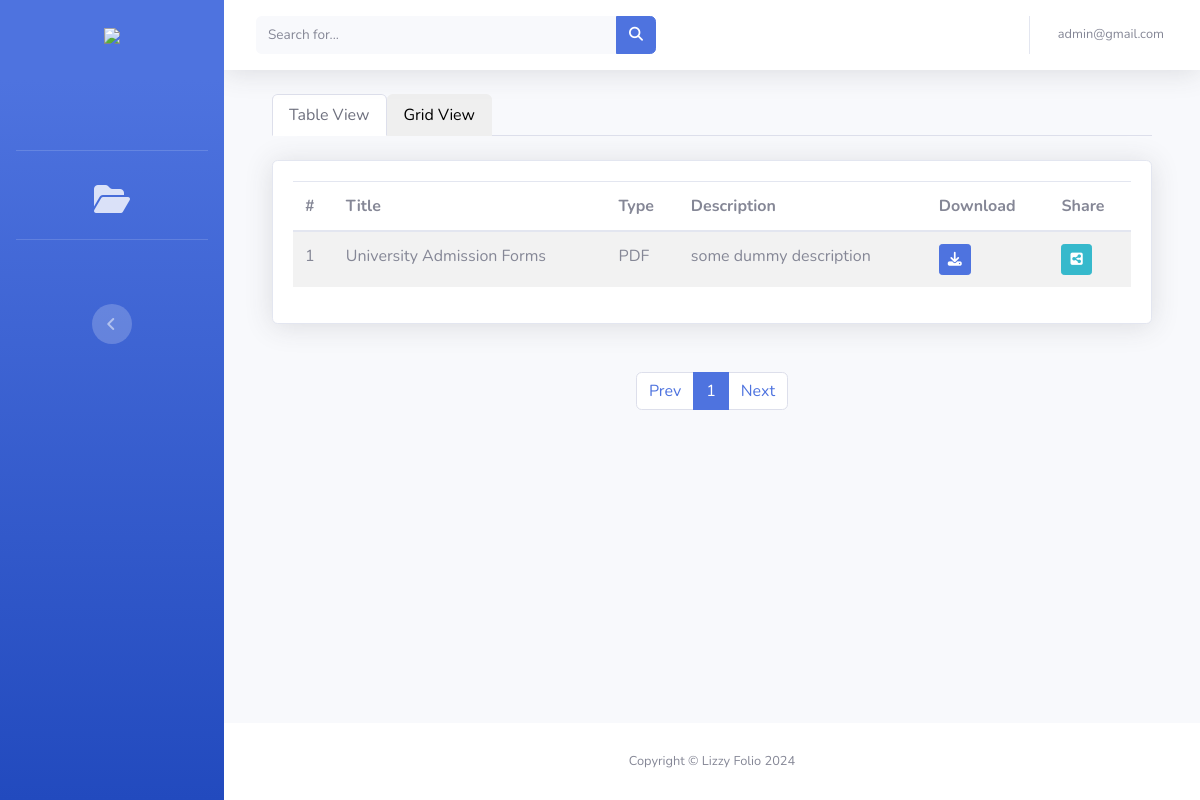
The app's page / (signed in) with its own data.
### core/models.py (models this page shows, shortened)
class CustomUser(AbstractUser):
    email = models.CharField(max_length=40, unique=True, validators=[EmailValidator(message="Email field is required")])
    USERNAME_FIELD = 'email'
    REQUIRED_FIELDS = ['username']

### adminapp/models.py (models this page shows, shortened)
class FileModel(models.Model):
    title = models.CharField(max_length=255, blank=False, null=False)
    slug = models.SlugField()
    description = models.TextField()
    upload_by = models.ForeignKey(CustomUser, on_delete=models.CASCADE, related_name='admin')
    file = models.FileField(upload_to='files/', null=True, blank=True, validators=[FileExtensionValidator(allowed_extensions=['png', 'pdf', 'jpg', 'jpeg', 'docx'])])
    download_count = models.PositiveIntegerField(default=0)
    email_count = models.PositiveIntegerField(default=0)
    created = models.DateTimeField(auto_now_add=True, auto_now=False)
    updated = models.DateTimeField(auto_now_add=False, auto_now=True)
    class Meta:
        ordering = ['-created']

### core/views.py (the view)
# urls.py: path('', view=views.indexPage, name="home"),
@login_required(login_url="login")
def indexPage(request):
    files = FileModel.objects.all()
    p = Paginator(files, 6)
    page_number = request.GET.get('page')
    try:
        page_obj = p.get_page(page_number)
    except PageNotAnInteger:
        page_obj = p.page(1)
    except EmptyPage:
        page_obj = p.page(p.num_pages)
    title = "Lizzy File Server - Home"
    context = {"title": title, "page_obj": page_obj}
    return render(request=request, template_name='home/index.html', context=context)

### core/templates/home/index.html (shortened to what this page needs)
{% extends 'base.html' %}
{% load static %}
{% block content %}
    <div class="">
        <div class="container mt-4">
            <nav>
                <div class="nav nav-tabs" id="nav-tab" role="tablist">
                  <button class="nav-link active" id="nav-home-tab" data-bs-toggle="tab" data-bs-target="#nav-home" type="button" role="tab" aria-controls="nav-home" aria-selected="true">Table View</button>
                  <button class="nav-link" id="nav-profile-tab" data-bs-toggle="tab" data-bs-target="#nav-profile" type="button" role="tab" aria-controls="nav-profile" aria-selected="false">Grid View</button>
                </div>
            </nav>
            <div class="tab-content" id="nav-tabContent">
                <div class="tab-pane fade show active" id="nav-home" role="tabpanel" aria-labelledby="nav-home-tab" tabindex="0">
                    <div class="card shadow mb-4 mt-4">
                        <div class="card-body">
                            <div class="table-responsive">
                                <table class="table table-striped" id="dataTable" width="100%" cellspacing="0">
                                    <thead>
                                        <tr>
                                            <th>#</th>
                                            <th>Title</th>
                                            <th>Type</th>
                                            <th>Description</th>
                                            <th>Download</th>
                                            <th>Share</th>
                                        </tr>
                                    </thead>
                                    <tbody>
                                        {% for file in page_obj %}
                                            <tr>
                                                <td>{{ forloop.counter }}</td>
                                                <td>{{ file.title|title }}</td>
                                                <td>{{ file.file.name|upper|slice:"-3:"}}</td>
                                                <td>{{ file.description }}</td>
                                                <td><a href="{% url 'download_file' file.id %}" class="btn btn-sm btn-primary"><i class="fa fa-download"></i></a></td>
                                                <td><a href="#" data-toggle="modal" data-target="#sendFileModal{{file.id}}" class="btn btn-info btn-sm"><i class="fa fa-share-alt-square"></i></a></td>
                                            </tr>
                                        {% empty %}
                                            <tr>
                                                <td colspan="8" class="m-4">
                                                    <h3 class="text-center text-danger" style="font-weight: bold;">No item found!</h3>
                                                </td>
                                            </tr>
                                        {% endfor %}
                                    </tbody>
                                </table>
                            </div>
                        </div>
                    </div>
                    <div class="col-12 py-3 pt-4">
                        <ul class="pagination justify-content-center">
                            {% if page_obj %}
                                {% if page_obj.has_previous %}
                                    <li class="page-item">
                                        <a href="{% url 'home' %}?page={{page_obj.previous_page_number}}" class="page-link bg-primary text-white">Prev</a>
                                    </li>
                                {% else %}
                                    <li class="page-item">
                                        <span class="page-link disabled">Prev</span>
                                    </li>
                                {% endif %}
                                {% for i in page_obj.paginator.page_range %}
                                    {% if page_obj.number == 1 %}
                                        <li class="page-item active">
                                            <a href="" class="page-link">{{i}}</a>
                                        </li>
                                    {% else %}
                                        <li class="page-item active">
                                            <a href="{% url 'home' %}?page={{ i }}" class="page-link">{{i}}</a>
                                        </li>
                                    {% endif %}
                                {% endfor %}
                                {% if page_obj.has_next %}
                                    <li class="page-item">
                                        <a href="{% url 'home' %}?page={{page_obj.next_page_number}}" class="page-link bg-primary text-white">Next</a>
                                    </li>
                                {% else %}
                                    <li class="page-item">
                                        <span class="page-link disabled">Next</span>
                                    </li>
                                {% endif %}
                            {% endif %}
                        </ul>
                    </div>
                </div>
            </div>
        </div>
    </div>
{% endblock content %}

### templates/topbar.html (shortened to what this page needs)
<nav class="navbar navbar-expand navbar-light bg-white topbar mb-4 static-top shadow">
     {% if request.user.is_superuser %}
        <form class="d-none d-sm-inline-block form-inline mr-auto ml-md-3 my-2 my-md-0 mw-100 navbar-search" action="{% url "admin-search" %}" method="post">
            <div class="input-group">
                <input type="text" class="form-control bg-light border-0 small" name="q" placeholder="Search for..."
                    aria-label="Search" aria-describedby="basic-addon2">
                <div class="input-group-append">
                    <button class="btn btn-primary" type="submit">
                        <i class="fas fa-search fa-sm"></i>
                    </button>
                </div>
            </div>
        </form>
     {% endif %}
    <ul class="navbar-nav ml-auto">
        {% if request.user.is_authenticated %}
            {% if request.user.is_superuser %}
                <li class="nav-item dropdown no-arrow">
                    <a class="nav-link dropdown-toggle" href="#" id="userDropdown" role="button"
                        data-toggle="dropdown" aria-haspopup="true" aria-expanded="false">
                        <span class="mr-2 d-none d-lg-inline text-gray-600 small">{{request.user.email}}</span>
                    </a>
                </li>
            {% endif %}
        {% endif %}
    </ul>
</nav>

### records on screen
CustomUser: user.email "admin@gmail.com"
FileModel: title "University Admission Forms", file.name "PDF", description "some dummy description"

### other values on screen
{{ i }} "1"
